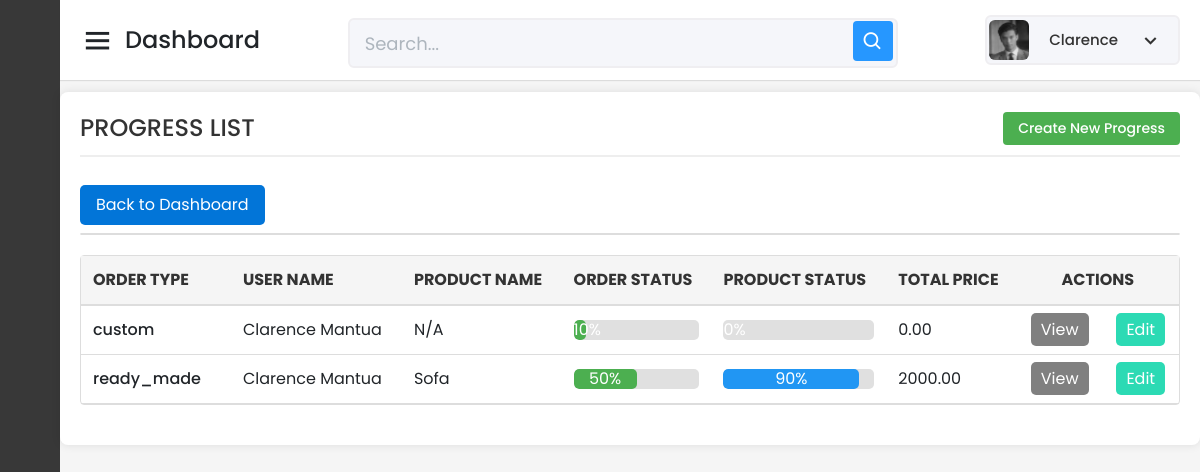
Page /Capstone_Admin/progress/read-all-progress-form.php (signed in) on the earlier database version.
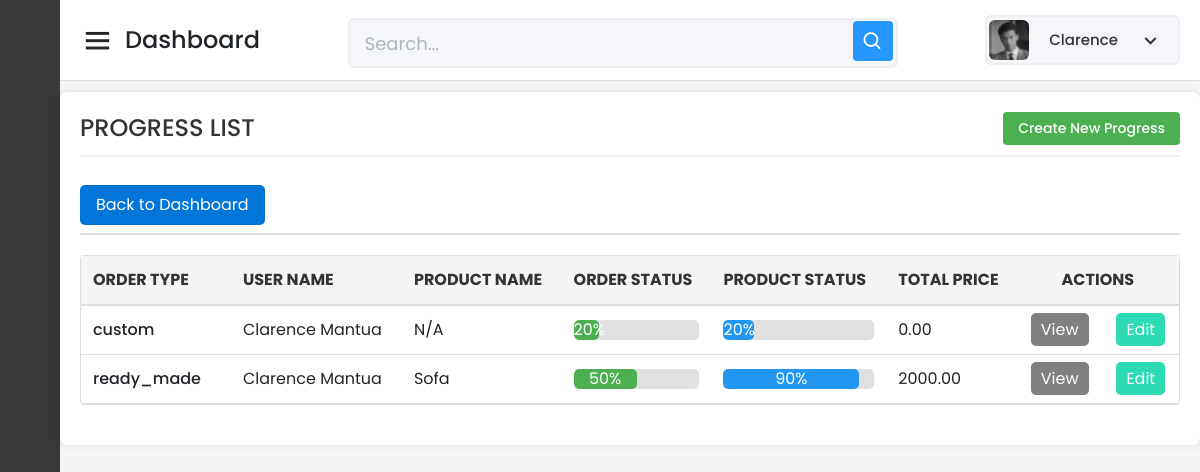
Same page on the later database version.
### tables this page shows
CREATE TABLE `tbl_progress` (
  `Progress_ID` int(11) NOT NULL AUTO_INCREMENT,
  `User_ID` varchar(150) NOT NULL,
  `Product_ID` int(11) NOT NULL,
  `Product_Name` varchar(255) NOT NULL,
  `Order_Type` varchar(100) NOT NULL,
  `Order_Status` int(3) NOT NULL,
  `Product_Status` int(3) NOT NULL,
  `Quantity` int(11) NOT NULL,
  `Total_Price` decimal(10,2) NOT NULL,
  `Date_Added` timestamp NOT NULL DEFAULT current_timestamp(),
  `LastUpdate` timestamp NOT NULL DEFAULT current_timestamp() ON UPDATE current_timestamp(),
  `Progress_Pic_20` varchar(255) DEFAULT NULL,
  `Progress_Pic_30` varchar(255) DEFAULT NULL,
  `Progress_Pic_40` varchar(255) DEFAULT NULL,
  `Progress_Pic_50` varchar(255) DEFAULT NULL,
  `Progress_Pic_60` varchar(255) DEFAULT NULL,
  `Progress_Pic_70` varchar(255) DEFAULT NULL,
  `Progress_Pic_80` varchar(255) DEFAULT NULL,
  `Progress_Pic_90` varchar(255) DEFAULT NULL,
  `Progress_Pic_100` varchar(255) DEFAULT NULL,
  `Stop_Reason` varchar(255) DEFAULT NULL,
  `Progress_Pic_10` varchar(255) DEFAULT NULL,
  PRIMARY KEY (`Progress_ID`),
  KEY `User_ID` (`User_ID`),
  KEY `Product_ID` (`Product_ID`),
  CONSTRAINT `tbl_progress_ibfk_1` FOREIGN KEY (`User_ID`) REFERENCES `tbl_user_info` (`User_ID`) ON DELETE CASCADE,
  CONSTRAINT `tbl_progress_ibfk_2` FOREIGN KEY (`Product_ID`) REFERENCES `tbl_prod_info` (`Product_ID`) ON DELETE CASCADE
);

### Capstone_Admin/progress/read-all-progress-form.php (the view, shortened to what this page needs)
<?php
include '../config/database.php';
$adminId = $_SESSION['admin_id'];
$stmt = $pdo->prepare("SELECT First_Name, PicPath FROM tbl_admin_info WHERE Admin_ID = :admin_id");
$stmt->bindParam(':admin_id', $adminId);
$stmt->execute();
$admin = $stmt->fetch(PDO::FETCH_ASSOC);
$adminName = htmlspecialchars($admin['First_Name']);
$profilePicPath = htmlspecialchars($admin['PicPath']);
$search = isset($_GET['search']) ? $_GET['search'] : '';
$query = "
    SELECT
        Progress_ID AS ID,
        Product_Name,
        CONCAT(u.First_Name, ' ', u.Last_Name) AS User_Name,
        Order_Type,
        Order_Status,
        Product_Status,
        Total_Price,
        LastUpdate
    FROM tbl_progress p
    JOIN tbl_user_info u ON p.User_ID = u.User_ID
    WHERE (u.First_Name LIKE :search
    OR u.Last_Name LIKE :search
    OR p.Product_Name LIKE :search)
    ORDER BY LastUpdate DESC
";
$stmt = $pdo->prepare($query);
$searchParam = '%' . $search . '%';
$stmt->bindParam(':search', $searchParam, PDO::PARAM_STR);
$stmt->execute();
$rows = $stmt->fetchAll(PDO::FETCH_ASSOC);
function calculatePercentage($status) {
    return ($status / 100) * 100;
}
?>
<!DOCTYPE html>
<html lang="en" dir="ltr">
<head>
    <link href="../static/css/bootstrap.min.css" rel="stylesheet">
    <link href="../static/css-files/dashboard.css" rel="stylesheet">
    <link href="../static/css-files/button.css" rel="stylesheet">
    <link href="../static/css-files/admin_homev2.css" rel="stylesheet">
    <link href="../static/css-files/progress.css" rel="stylesheet">
    <link href="https://unpkg.com/boxicons@2.0.7/css/boxicons.min.css" rel="stylesheet" />
</head>
<body>
    <div class="sidebar">
      <div class="logo-details">
    </div>
        <ul class="nav-links">
            <li>
            </li>
            <li>
            </li>
            <li>
</li>
        </ul>
    </div>
    <section class="home-section">
    <nav>
            <div class="sidebar-button">
                <i class="bx bx-menu sidebarBtn"></i>
                <span class="dashboard">Dashboard</span>
            </div>
            <div class="search-box">
                <input type="text" placeholder="Search..." />
                <i class="bx bx-search"></i>
            </div>
            <div class="profile-details" onclick="toggleDropdown()">
                <img src="../<?php echo $profilePicPath; ?>" alt="Profile Picture" />
                <span class="admin_name"><?php echo $adminName; ?></span>
                <i class="bx bx-chevron-down dropdown-button"></i>
            </div>
 </nav>
        <br><br><br>
        <div class="container_boxes">
            <h4>PROGRESS LIST <a href="create-progress-form.php">Create New Progress</a></h4>
            <div class="button-container">
                <a href="../dashboard/dashboard.php" class="buttonBack">Back to Dashboard</a>
            </div>
                <table>
            <table width="100%" border="1" cellspacing="5">
                <tr>
                    <th>ORDER TYPE</th>
                    <th>USER NAME</th>
                    <th>PRODUCT NAME</th>
                    <th>ORDER STATUS</th>
                    <th>PRODUCT STATUS</th>
                    <th>TOTAL PRICE</th>
                    <th colspan="3" style="text-align: center;">ACTIONS</th>
                </tr>
                <?php foreach ($rows as $row): ?>
                    <tr>
                        <td>
                            <?= htmlspecialchars($row['Order_Type']) ?>
                        </td>
                        <td>
                            <?= htmlspecialchars($row['User_Name']) ?>
                        </td>
                        <td>
                            <?= htmlspecialchars($row['Product_Name']) ?>
                        </td>
                        <td>
                            <div class="status-bar">
                                <div class="status-bar-fill order-status-bar" style="width: <?= calculatePercentage($row['Order_Status']) ?>%;">
                                    <?= calculatePercentage($row['Order_Status']) ?>%
                                </div>
                            </div>
                        </td>
                        <td>
                            <div class="status-bar">
                                <div class="status-bar-fill product-status-bar" style="width: <?= calculatePercentage($row['Product_Status']) ?>%;">
                                    <?= calculatePercentage($row['Product_Status']) ?>%
                                </div>
                            </div>
                        </td>
                        <td>
                            <?= number_format((float) $row['Total_Price'], 2, '.', '') ?>
                        </td>
                        <td style="text-align: center;"><a class="buttonView" href="read-one-progress-form.php?id=<?= htmlspecialchars($row['ID']) ?>&order_type=<?= htmlspecialchars($row['Order_Type']) ?>" target="_parent">View</a></td>
                        <?php if($row['Order_Status'] != 100): ?>
                            <td style="text-align: center;"><a class="buttonEdit" href="update-progress-form.php?id=<?= htmlspecialchars($row['ID']) ?>&order_type=<?= htmlspecialchars($row['Order_Type']) ?>" target="_parent">Edit</a></td>
                        <?php else: ?>
                            <td style="text-align: center;"></td>
                            <td style="text-align: center;"></td>
                        <?php endif; ?>
                    </tr>
                <?php endforeach; ?>
            </table>
        </div>
    </section>
</body>
</html>

### Capstone_Admin/static/css-files/dashboard.css (style rules this page uses)
.profile-details { position: relative; display: flex; align-items: center; cursor: pointer; }
.profile-details img { width: 40px; height: 40px; border-radius: 50%; margin-right: 10px; }
.dropdown-button { cursor: pointer; font-size: 18px; margin-left: 10px; }

### Capstone_Admin/static/css-files/button.css (style rules this page uses)
.button-container { display: flex; gap: 10px; margin-top: 10px; align-items: center; justify-content: center; }
.buttonView, .buttonBack, .buttonUpdate, .buttonEdit, .buttonDelete, .buttonCheckout { text-decoration: none; color: white; padding: 5px 10px; border-radius: 5px; transition: all 0.2s ease; text-align: center; border: none; }
.buttonView, .buttonCheckout { background-color: grey; }
.buttonBack { background-color: #475569; }
.buttonEdit { background-color: #2cdab4; }
.container_boxes { padding: 20px; margin: 20px auto; max-width: 100vw; background-color: #ffffff; border-radius: 8px; box-shadow: 0 0 10px rgba(0,0,0,0.1); }
.container_boxes h4 { color: #333; margin-bottom: 20px; padding-bottom: 10px; border-bottom: 2px solid #eee; display: flex; justify-content: space-between; align-items: center; }
.container_boxes h4 a { text-decoration: none; background-color: #4CAF50; color: white; padding: 8px 15px; border-radius: 4px; font-size: 14px; }
.container_boxes table { width: 100%; border-collapse: separate; border-spacing: 0; border: 1px solid #ddd; border-radius: 4px; }
.container_boxes th { background-color: #f5f5f5; padding: 12px; text-align: left; border-bottom: 2px solid #ddd; color: #333; }
.container_boxes td { padding: 12px; border-bottom: 1px solid #ddd; }
input[type="text"], input[type="password"], input[type="email"], select { width: 100%; padding: 8px 12px; margin: 8px 0; display: inline-block; border: 1px solid #ccc; border-radius: 4px; box-sizing: border-box; font-size: 14px; transition: border-color 0.3s ease, box-shadow 0.3s ease; }
::placeholder { color: #adb5bd; opacity: 1; }
.button-container { margin-top: 20px; display: flex; gap: 10px; justify-content: flex-start; }
table { width: 100%; border-collapse: collapse; margin-bottom: 20px; }
table td { padding: 8px; vertical-align: middle; }
table td:first-child { width: 150px; font-weight: 500; }
h4 { text-align: center; margin-bottom: 30px; color: #333; }

### Capstone_Admin/static/css-files/progress.css (style rules this page uses)
.status-bar { width: 100%; background-color: #e0e0e0; border-radius: 5px; overflow: hidden; height: 20px; }
.status-bar-fill { height: 100%; text-align: center; color: white; line-height: 20px; border-radius: 5px; }
.order-status-bar { background-color: #4caf50; }
.product-status-bar { background-color: #2196f3; }

Differences in the rows shown:
changed tbl_progress "custom": Order_Status "10" → "20"; Product_Status "0" → "20"
